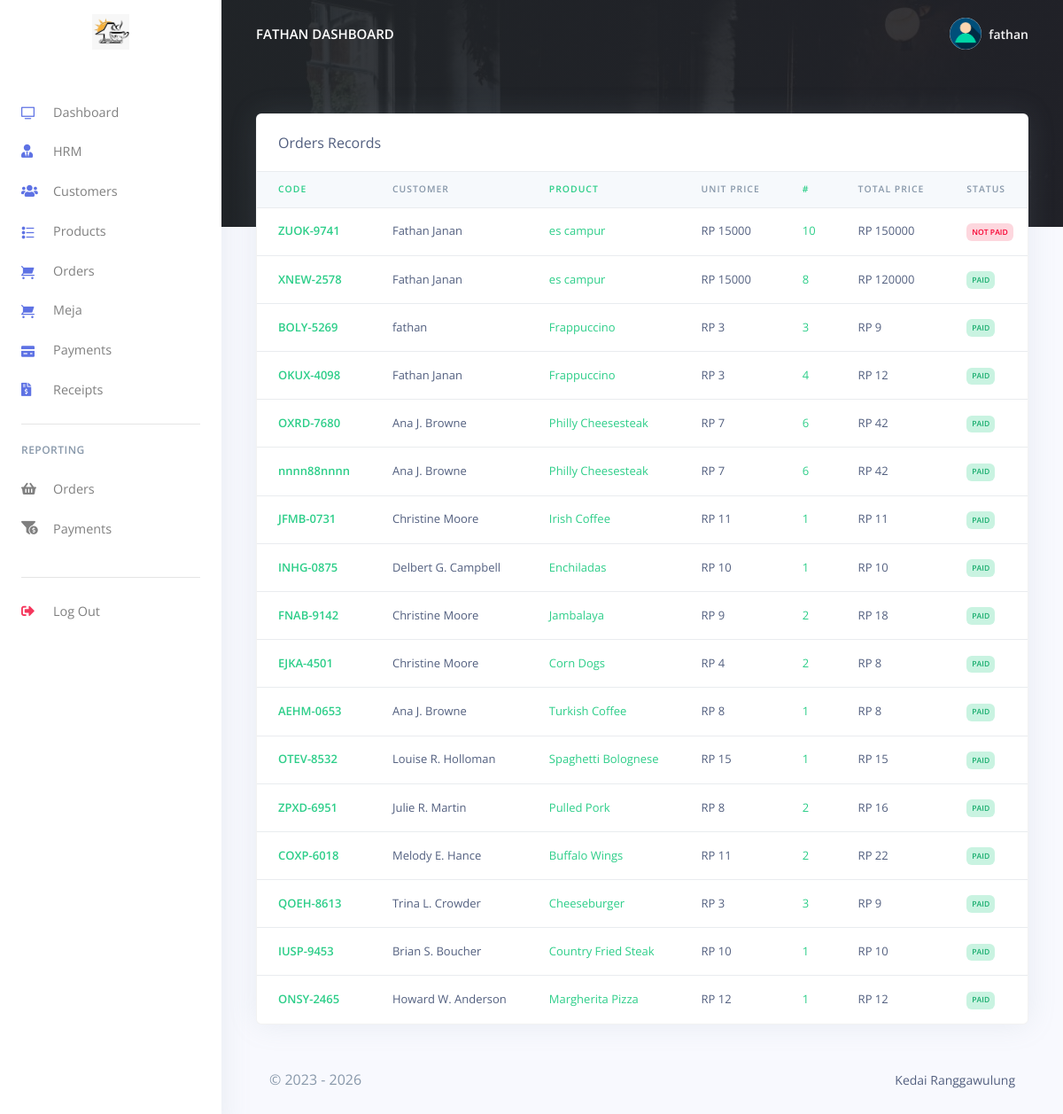
The page /admin/orders_reports.php (signed in) on the database its author committed.
### tables this page shows
CREATE TABLE `rpos_staff` (
  `staff_id` int(20) NOT NULL,
  `staff_name` varchar(200) NOT NULL,
  `staff_number` varchar(200) NOT NULL,
  `staff_email` varchar(200) NOT NULL,
  `staff_password` varchar(200) NOT NULL,
  `created_at` timestamp(6) NOT NULL DEFAULT current_timestamp(6) ON UPDATE current_timestamp(6)
);

CREATE TABLE `rpos_orders` (
  `order_id` varchar(200) NOT NULL,
  `order_code` varchar(200) NOT NULL,
  `customer_id` varchar(200) NOT NULL,
  `customer_name` varchar(200) NOT NULL,
  `prod_id` varchar(200) NOT NULL,
  `prod_name` varchar(200) NOT NULL,
  `prod_stock` int(5) NOT NULL,
  `prod_price` varchar(200) NOT NULL,
  `prod_qty` varchar(200) NOT NULL,
  `order_status` varchar(200) NOT NULL,
  `created_at` timestamp(6) NOT NULL DEFAULT current_timestamp(6) ON UPDATE current_timestamp(6),
  `meja_id` varchar(8) NOT NULL
);

### admin/orders_reports.php (the view, shortened to what this page needs)
<?php
include('config/config.php');
require_once('partials/_head.php');
?>
<body>
    <?php
    require_once('partials/_sidebar.php');
    ?>
    <div class="main-content">
        <?php
        require_once('partials/_topnav.php');
        ?>
        <div class="container-fluid mt--8">
            <div class="row">
                <div class="col">
                    <div class="card shadow">
                        <div class="card-header border-0">
                            Orders Records
                        </div>
                        <div class="table-responsive">
                            <table class="table align-items-center table-flush">
                                <thead class="thead-light">
                                    <tr>
                                        <th class="text-success" scope="col">Code</th>
                                        <th scope="col">Customer</th>
                                        <th class="text-success" scope="col">Product</th>
                                        <th scope="col">Unit Price</th>
                                        <th class="text-success" scope="col">#</th>
                                        <th scope="col">Total Price</th>
                                        <th scop="col">Status</th>
                                    </tr>
                                </thead>
                                <tbody>
                                    <?php
                                    $ret = "SELECT * FROM  rpos_orders ORDER BY `created_at` DESC  ";
                                    $stmt = $mysqli->prepare($ret);
                                    $stmt->execute();
                                    $res = $stmt->get_result();
                                    while ($order = $res->fetch_object()) {
                                        $total = ($order->prod_price * $order->prod_qty);
                                    ?>
                                        <tr>
                                            <th class="text-success" scope="row"><?php echo $order->order_code; ?></th>
                                            <td><?php echo $order->customer_name; ?></td>
                                            <td class="text-success"><?php echo $order->prod_name; ?></td>
                                            <td>RP <?php echo $order->prod_price; ?></td>
                                            <td class="text-success"><?php echo $order->prod_qty; ?></td>
                                            <td>RP <?php echo $total; ?></td>
                                            <td><?php if ($order->order_status == '') {
                                                    echo "<span class='badge badge-danger'>Not Paid</span>";
                                                } else {
                                                    echo "<span class='badge badge-success'>$order->order_status</span>";
                                                } ?></td>
                                        </tr>
                                    <?php } ?>
                                </tbody>
                            </table>
                        </div>
                    </div>
                </div>
            </div>
            <?php
            require_once('partials/_footer.php');
            ?>
        </div>
    </div>
</body>
</html>

### admin/partials/_sidebar.php (shortened to what this page needs)
<?php
$admin_id = $_SESSION['staff_id'];
$ret = "SELECT * FROM  rpos_staff  WHERE staff_id = '$admin_id'";
$stmt = $mysqli->prepare($ret);
$stmt->execute();
$res = $stmt->get_result();
while ($admin = $res->fetch_object()) {
?>
  <nav class="navbar navbar-vertical fixed-left navbar-expand-md navbar-light bg-white" id="sidenav-main">
    <div class="container-fluid">
      <a class="navbar-brand pt-0" href="dashboard.php">
        <img src="assets/img/brand/logo.jpeg" class="navbar-brand-img" alt="...">
      </a>
      <div class="collapse navbar-collapse" id="sidenav-collapse-main">
        <ul class="navbar-nav">
          <li class="nav-item">
            <a class="nav-link" href="dashboard.php">
              <i class="ni ni-tv-2 text-primary"></i> Dashboard
            </a>
          </li>
          <li class="nav-item">
            <a class="nav-link" href="hrm.php">
              <i class="fas fa-user-tie text-primary"></i> HRM
            </a>
          </li>
          <li class="nav-item">
            <a class="nav-link" href="customes.php">
              <i class="fas fa-users text-primary"></i> Customers
            </a>
          </li>
          <li class="nav-item">
            <a class="nav-link" href="products.php">
              <i class="ni ni-bullet-list-67 text-primary"></i>Products
            </a>
          </li>
          <li class="nav-item">
            <a class="nav-link" href="orders.php">
              <i class="ni ni-cart text-primary"></i> Orders
            </a>
          </li>
          <li class="nav-item">
            <a class="nav-link" href="meja.php">
              <i class="ni ni-cart text-primary"></i> Meja
            </a>
          </li>
          <li class="nav-item">
            <a class="nav-link" href="payments.php">
              <i class="ni ni-credit-card text-primary"></i> Payments
            </a>
          </li>
          <li class="nav-item">
            <a class="nav-link" href="receipts.php">
              <i class="fas fa-file-invoice-dollar text-primary"></i> Receipts
            </a>
          </li>
        </ul>
        <hr class="my-3">
        <h6 class="navbar-heading text-muted">Reporting</h6>
        <ul class="navbar-nav mb-md-3">
          <li class="nav-item">
            <a class="nav-link" href="orders_reports.php">
              <i class="fas fa-shopping-basket"></i> Orders
            </a>
          </li>
          <li class="nav-item">
            <a class="nav-link" href="payments_reports.php">
              <i class="fas fa-funnel-dollar"></i> Payments
            </a>
          </li>
        </ul>
        <hr class="my-3">
        <ul class="navbar-nav mb-md-3">
          <li class="nav-item">
            <a class="nav-link" href="logout.php">
              <i class="fas fa-sign-out-alt text-danger"></i> Log Out
            </a>
          </li>
        </ul>
      </div>
    </div>
  </nav>
<?php } ?>

### admin/partials/_topnav.php (shortened to what this page needs)
<?php
$staff_id = $_SESSION['staff_id'];
$ret = "SELECT * FROM  rpos_staff  WHERE staff_id = '$staff_id'";
$stmt = $mysqli->prepare($ret);
$stmt->execute();
$res = $stmt->get_result();
while ($staff = $res->fetch_object()) {
?>
    <nav class="navbar navbar-top navbar-expand-md navbar-dark" id="navbar-main">
        <div class="container-fluid">
            <a class="h4 mb-0 text-white text-uppercase d-none d-lg-inline-block" href="dashboard.php"><?php echo $staff->staff_name; ?> Dashboard</a>
            <ul class="navbar-nav align-items-center d-none d-md-flex">
                <li class="nav-item dropdown">
                    <a class="nav-link pr-0" href="#" role="button" data-toggle="dropdown" aria-haspopup="true" aria-expanded="false">
                        <div class="media align-items-center">
                            <span class="avatar avatar-sm rounded-circle">
                                <img alt="Image placeholder" src="../admin/assets/img/theme/user-a-min.png">
                            </span>
                            <div class="media-body ml-2 d-none d-lg-block">
                                <span class="mb-0 text-sm  font-weight-bold"><?php echo $staff->staff_name; ?></span>
                            </div>
                        </div>
                    </a>
                </li>
            </ul>
        </div>
    </nav>
<?php } ?>

### rows shown on the page
rpos_staff: staff_name "FATHAN", staff_name "fathan"
rpos_orders: order_code "ZUOK-9741", customer_name "Fathan Janan", prod_name "es campur", prod_price "15000", prod_qty "10", total "150000", order_status "NOT PAID"
rpos_orders: order_code "XNEW-2578", customer_name "Fathan Janan", prod_name "es campur", prod_price "15000", prod_qty "8", total "120000", order_status "PAID"
rpos_orders: order_code "BOLY-5269", customer_name "fathan", prod_name "Frappuccino", prod_price "3", prod_qty "3", total "9", order_status "PAID"
rpos_orders: order_code "OKUX-4098", customer_name "Fathan Janan", prod_name "Frappuccino", prod_price "3", prod_qty "4", total "12", order_status "PAID"
rpos_orders: order_code "OXRD-7680", customer_name "Ana J. Browne", prod_name "Philly Cheesesteak", prod_price "7", prod_qty "6", total "42", order_status "PAID"
rpos_orders: order_code "nnnn88nnnn", customer_name "Ana J. Browne", prod_name "Philly Cheesesteak", prod_price "7", prod_qty "6", total "42", order_status "PAID"
rpos_orders: order_code "JFMB-0731", customer_name "Christine Moore", prod_name "Irish Coffee", prod_price "11", prod_qty "1", order_status "PAID"
rpos_orders: order_code "INHG-0875", customer_name "Delbert G. Campbell", prod_name "Enchiladas", prod_price "10", prod_qty "1", order_status "PAID"
rpos_orders: order_code "FNAB-9142", customer_name "Christine Moore", prod_name "Jambalaya", prod_price "9", prod_qty "2", total "18", order_status "PAID"
rpos_orders: order_code "EJKA-4501", customer_name "Christine Moore", prod_name "Corn Dogs", prod_price "4", prod_qty "2", total "8", order_status "PAID"
rpos_orders: order_code "AEHM-0653", customer_name "Ana J. Browne", prod_name "Turkish Coffee", prod_price "8", prod_qty "1", order_status "PAID"
rpos_orders: order_code "OTEV-8532", customer_name "Louise R. Holloman", prod_name "Spaghetti Bolognese", prod_price "15", prod_qty "1", order_status "PAID"
rpos_orders: order_code "ZPXD-6951", customer_name "Julie R. Martin", prod_name "Pulled Pork", prod_price "8", prod_qty "2", total "16", order_status "PAID"
rpos_orders: order_code "COXP-6018", customer_name "Melody E. Hance", prod_name "Buffalo Wings", prod_price "11", prod_qty "2", total "22", order_status "PAID"
rpos_orders: order_code "QOEH-8613", customer_name "Trina L. Crowder", prod_name "Cheeseburger", prod_price "3", prod_qty "3", total "9", order_status "PAID"
rpos_orders: order_code "IUSP-9453", customer_name "Brian S. Boucher", prod_name "Country Fried Steak", prod_price "10", prod_qty "1", order_status "PAID"
rpos_orders: order_code "ONSY-2465", customer_name "Howard W. Anderson", prod_name "Margherita Pizza", prod_price "12", prod_qty "1", order_status "PAID"
